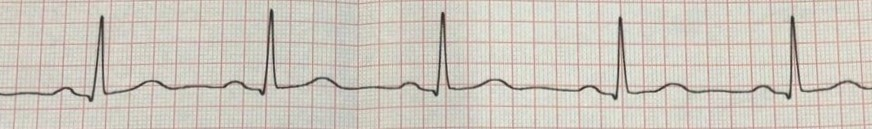
#> input picture ECG/tests/test_data/ecg_image.jpg, 872 x 129 px
$ python -i preprocessing.py   (imports and definitions only)   (older library calls are emulated)
#> lines starting #> are read from the running program, lines starting #| are printed output that depends on the picture
#> further down, picture is the input picture: shape (129, 872, 3); mean B, G, R 190.2, 199.6, 206
import numpy as np
import math
import cv2
from scipy import ndimage


def image_rotation(image: np.ndarray, angle: int = None) -> np.ndarray:
    if angle is None:
        img_gray = cv2.cvtColor(image, cv2.COLOR_BGR2GRAY)
        img_edges = cv2.Canny(img_gray, 50, 150, apertureSize=3)
        lines = cv2.HoughLinesP(img_edges, 1, math.pi / 180.0, 15,
                                minLineLength=40, maxLineGap=5)

        angles = []

        for [[x1, y1, x2, y2]] in lines:
            angle = math.degrees(math.atan2(y2 - y1, x2 - x1))
            angles.append(angle)

        median_angle = np.median(angles)
        if abs(median_angle) < 45:
            img_rotated = ndimage.rotate(image, median_angle, cval=255)
        else:
            return image
    else:
        img_rotated = ndimage.rotate(image, angle)

    return img_rotated


def automatic_brightness_and_contrast(image: np.ndarray,
                                      clip_hist_percent: int = 1) -> np.ndarray:
#> called with clip_hist_percent = 1
    gray = cv2.cvtColor(image, cv2.COLOR_BGR2GRAY)
    hist = cv2.calcHist([gray], [0], None, [256], [0, 256])
#> hist = 256 values, max 3839 at index 208, min 0 at index 0, mean 439.4
    hist_size = len(hist)
#> hist_size = 256

    accumulator = []
    accumulator.append(float(hist[0]))
    for index in range(1, hist_size):
        accumulator.append(accumulator[index - 1] + float(hist[index]))
#> after the loop, accumulator = 256 values from 0 to 112488

    maximum = accumulator[-1]
#> maximum = 112488
    clip_hist_percent *= (maximum / 100.0)
#> clip_hist_percent = 1124.9
    clip_hist_percent /= 2.0
#> clip_hist_percent = 562.4

    minimum_gray = 0
    while accumulator[minimum_gray] < clip_hist_percent:
        minimum_gray += 1
#> this loop made 70 passes
#> after the loop, minimum_gray = 70

    maximum_gray = hist_size - 1
#> maximum_gray = 255
    while accumulator[maximum_gray] >= (maximum - clip_hist_percent):
        maximum_gray -= 1
#> this loop made 27 passes
#> maximum_gray on passes 1 to 12: 254, 253, 252, 251, 250, 249, 248, 247, 246, 245, 244, 243
#> after the loop, maximum_gray = 228

    alpha = 255 / (maximum_gray - minimum_gray)
#> alpha = 1.61
    beta = -minimum_gray * alpha
#> beta = -113
    auto_result = cv2.convertScaleAbs(image, alpha=alpha, beta=beta)
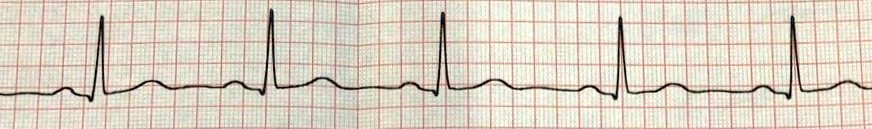
#> auto_result: shape (129, 872, 3); mean B, G, R 194.3, 209.2, 219.2

    return auto_result


def shadow_remove(image: np.ndarray) -> np.ndarray:
    rgb_planes = cv2.split(image)
    result_norm_planes = []

    for plane in rgb_planes:
        dilated_img = cv2.dilate(plane, np.ones((7, 7), np.uint8))
        bg_img = cv2.medianBlur(dilated_img, 21)
        diff_img = 255 - cv2.absdiff(plane, bg_img)
        norm_img = cv2.normalize(diff_img, None, alpha=0, beta=255,
                                 norm_type=cv2.NORM_MINMAX, dtype=cv2.CV_8UC1)
        result_norm_planes.append(norm_img)
        shadow_remov = cv2.merge(result_norm_planes)
#> this loop made 3 passes
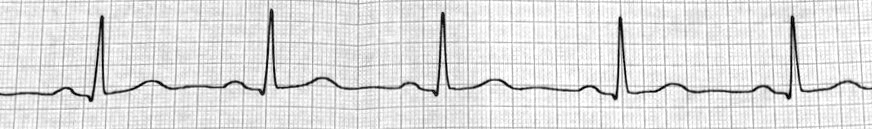
#> diff_img: shape (129, 872); min 0, max 255, mean 222.6
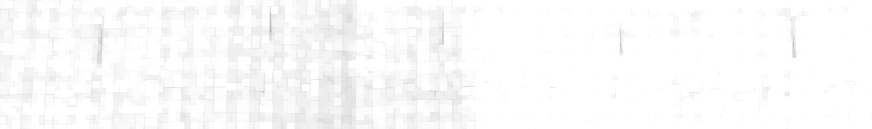
#> dilated_img: shape (129, 872); min 174, max 255, mean 250.7
#> after the loop, result_norm_planes = 3 items

    return shadow_remov


def warming_filter(image: np.ndarray) -> np.ndarray:
    originalValues = np.array([0, 50, 100, 150, 200, 255])
    redValues = np.array([0, 80, 150, 190, 220, 255])
    blueValues = np.array([0, 20, 40, 75, 150, 255])

    allValues = np.arange(0, 256)
    redLookupTable = np.interp(allValues, originalValues, redValues)
    blueLookupTable = np.interp(allValues, originalValues, blueValues)

    B, G, R = cv2.split(image)

    R = cv2.LUT(R, redLookupTable)
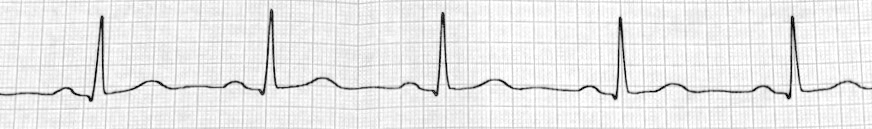
#> R: shape (129, 872) float64; min 0, max 255, mean 233.2
    R = np.uint8(R)

    B = cv2.LUT(B, blueLookupTable)
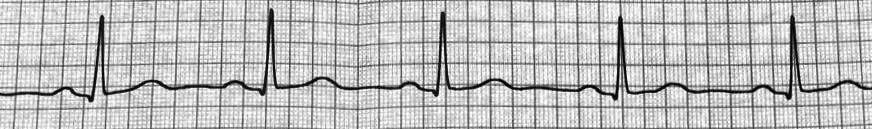
#> B: shape (129, 872) float64; min 0, max 255, mean 189.8
    B = np.uint8(B)

    result = cv2.merge([B, G, R])
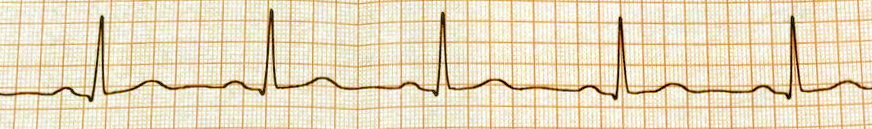
#> result: shape (129, 872, 3); mean B, G, R 189.4, 219.2, 232.8

    return result


def adjust_image(image: np.ndarray) -> np.ndarray:
    auto_bc_image = automatic_brightness_and_contrast(image)
    adjusted_image = shadow_remove(auto_bc_image)
    warm_image = warming_filter(adjusted_image)
    rotated_image = image_rotation(warm_image)
#> in image_rotation, `img_edges = cv2.Canny(img_gray, 50, 150, apertureSize=3)`:
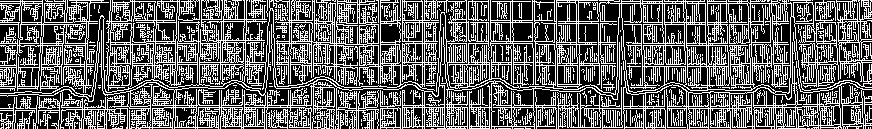
#> img_edges: shape (129, 872); 38.7% white in thin lines or dots
#> in image_rotation, `lines = cv2.HoughLinesP(img_edges, 1, math.pi / 180.0, 15, minLineLeng..`: lines = 397 rows, first 6: [608, 1, 788, 1], [91, 115, 177, 116], [652, 119, 761, 126], [525, 116, 667, 125], [352, 56, 415, 51], [706, 51, 753, 44]
#> the loop in image_rotation, `for [[x1, y1, x2, y2]] in lines:` made 397 passes
#> (x1, y1, x2, y2, angle) on passes 1 to 3: (608, 1, 788, 1, 0), (91, 115, 177, 116, 0.666), (652, 119, 761, 126, 3.67)
#> after the loop in image_rotation, `for [[x1, y1, x2, y2]] in lines:`: angles = 397 values, max 89.08 at index 295, min -88.64 at index 382, mean 0.234
#> in image_rotation, `median_angle = np.median(angles)`: median_angle = 0

    return rotated_image


def binarization(image: np.ndarray, threshold: float = None,
                 inverse: bool = True) -> np.ndarray:
    assert image is not None

    grayscale = cv2.cvtColor(image, cv2.COLOR_BGR2GRAY)
    grayscale = grayscale.astype('float32')
    intensity_shift = 50
    grayscale += intensity_shift
    grayscale = np.clip(grayscale, 0, 255)
    grayscale = grayscale.astype('uint8')

    if threshold is None:
        if inverse:
            _, binaryData = cv2.threshold(
                grayscale, 0, 255, cv2.THRESH_BINARY_INV + cv2.THRESH_OTSU)
        else:
            _, binaryData = cv2.threshold(grayscale, 0, 255, cv2.THRESH_OTSU)
    else:
        if inverse:
            _, binaryData = cv2.threshold(
                grayscale, threshold, 255, cv2.THRESH_BINARY_INV)
        else:
            _, binaryData = cv2.threshold(grayscale, threshold, 255, cv2.THRESH_BINARY)

    binary = cv2.medianBlur(binaryData, 3)

    return binary

>>> import cv2
>>> picture = cv2.imread('../tests/test_data/ecg_image.jpg')
>>> result = adjust_image(picture)
